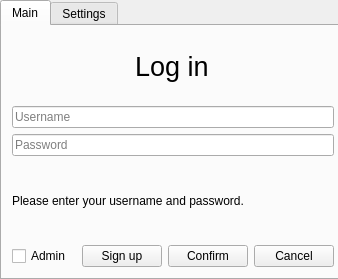
<?xml version="1.0" encoding="UTF-8"?>
<ui version="4.0">
 <class>login</class>
 <widget class="QWidget" name="login">
  <property name="geometry">
   <rect>
    <x>0</x>
    <y>0</y>
    <width>338</width>
    <height>279</height>
   </rect>
  </property>
  <property name="windowTitle">
   <string>Form</string>
  </property>
  <property name="styleSheet">
   <string notr="true"/>
  </property>
  <widget class="QTabWidget" name="tabWidget">
   <property name="geometry">
    <rect>
     <x>0</x>
     <y>0</y>
     <width>340</width>
     <height>280</height>
    </rect>
   </property>
   <property name="styleSheet">
    <string notr="true"/>
   </property>
   <property name="currentIndex">
    <number>0</number>
   </property>
   <widget class="QWidget" name="tab">
    <property name="styleSheet">
     <string notr="true"/>
    </property>
    <attribute name="title">
     <string>Main</string>
    </attribute>
    <widget class="QWidget" name="verticalLayoutWidget_2">
     <property name="geometry">
      <rect>
       <x>10</x>
       <y>80</y>
       <width>322</width>
       <height>161</height>
      </rect>
     </property>
     <layout class="QVBoxLayout" name="verticalLayout_2" stretch="0,0,2">
      <item>
       <layout class="QVBoxLayout" name="verticalLayout" stretch="5,5">
        <item>
         <widget class="QLineEdit" name="UsernameEdit">
          <property name="styleSheet">
           <string notr="true"/>
          </property>
          <property name="text">
           <string/>
          </property>
          <property name="placeholderText">
           <string>Username</string>
          </property>
         </widget>
        </item>
        <item>
         <widget class="QLineEdit" name="PasswordEdit">
          <property name="text">
           <string/>
          </property>
          <property name="echoMode">
           <enum>QLineEdit::Password</enum>
          </property>
          <property name="placeholderText">
           <string>Password</string>
          </property>
         </widget>
        </item>
       </layout>
      </item>
      <item>
       <widget class="QLabel" name="promptlabel">
        <property name="text">
         <string>Please enter your username and password.</string>
        </property>
       </widget>
      </item>
      <item>
       <layout class="QHBoxLayout" name="horizontalLayout">
        <item>
         <widget class="QCheckBox" name="admin_checkBox">
          <property name="text">
           <string>Admin</string>
          </property>
         </widget>
        </item>
        <item>
         <widget class="QPushButton" name="sign_upButton">
          <property name="text">
           <string>Sign up</string>
          </property>
         </widget>
        </item>
        <item>
         <widget class="QPushButton" name="confirmButton">
          <property name="text">
           <string>Confirm</string>
          </property>
         </widget>
        </item>
        <item>
         <widget class="QPushButton" name="cancelButton">
          <property name="text">
           <string>Cancel</string>
          </property>
         </widget>
        </item>
       </layout>
      </item>
     </layout>
    </widget>
    <widget class="QWidget" name="layoutWidget">
     <property name="geometry">
      <rect>
       <x>10</x>
       <y>20</y>
       <width>319</width>
       <height>41</height>
      </rect>
     </property>
     <layout class="QHBoxLayout" name="horizontalLayout_2">
      <item>
       <spacer name="horizontalSpacer">
        <property name="orientation">
         <enum>Qt::Horizontal</enum>
        </property>
        <property name="sizeHint" stdset="0">
         <size>
          <width>40</width>
          <height>20</height>
         </size>
        </property>
       </spacer>
      </item>
      <item>
       <widget class="QLabel" name="label">
        <property name="font">
         <font>
          <pointsize>20</pointsize>
         </font>
        </property>
        <property name="layoutDirection">
         <enum>Qt::LeftToRight</enum>
        </property>
        <property name="text">
         <string>Log in</string>
        </property>
        <property name="textFormat">
         <enum>Qt::AutoText</enum>
        </property>
       </widget>
      </item>
      <item>
       <spacer name="horizontalSpacer_2">
        <property name="orientation">
         <enum>Qt::Horizontal</enum>
        </property>
        <property name="sizeHint" stdset="0">
         <size>
          <width>40</width>
          <height>20</height>
         </size>
        </property>
       </spacer>
      </item>
     </layout>
    </widget>
   </widget>
   <widget class="QWidget" name="tab_2">
    <attribute name="title">
     <string>Settings</string>
    </attribute>
    <widget class="QCheckBox" name="auto_clear_checkBox">
     <property name="geometry">
      <rect>
       <x>120</x>
       <y>110</y>
       <width>91</width>
       <height>22</height>
      </rect>
     </property>
     <property name="text">
      <string>Auto clear</string>
     </property>
     <property name="checked">
      <bool>true</bool>
     </property>
     <property name="tristate">
      <bool>false</bool>
     </property>
    </widget>
    <widget class="QCheckBox" name="auto_close_checkBox">
     <property name="geometry">
      <rect>
       <x>120</x>
       <y>150</y>
       <width>91</width>
       <height>22</height>
      </rect>
     </property>
     <property name="text">
      <string>Auto close</string>
     </property>
     <property name="checked">
      <bool>true</bool>
     </property>
     <property name="tristate">
      <bool>false</bool>
     </property>
    </widget>
    <widget class="QComboBox" name="theme_selectBox">
     <property name="geometry">
      <rect>
       <x>120</x>
       <y>70</y>
       <width>91</width>
       <height>24</height>
      </rect>
     </property>
     <item>
      <property name="text">
       <string>Default</string>
      </property>
     </item>
     <item>
      <property name="text">
       <string>BlackNBlue</string>
      </property>
     </item>
     <item>
      <property name="text">
       <string>Blue</string>
      </property>
     </item>
     <item>
      <property name="text">
       <string>Purple</string>
      </property>
     </item>
    </widget>
   </widget>
  </widget>
 </widget>
 <resources/>
 <connections/>
</ui>
